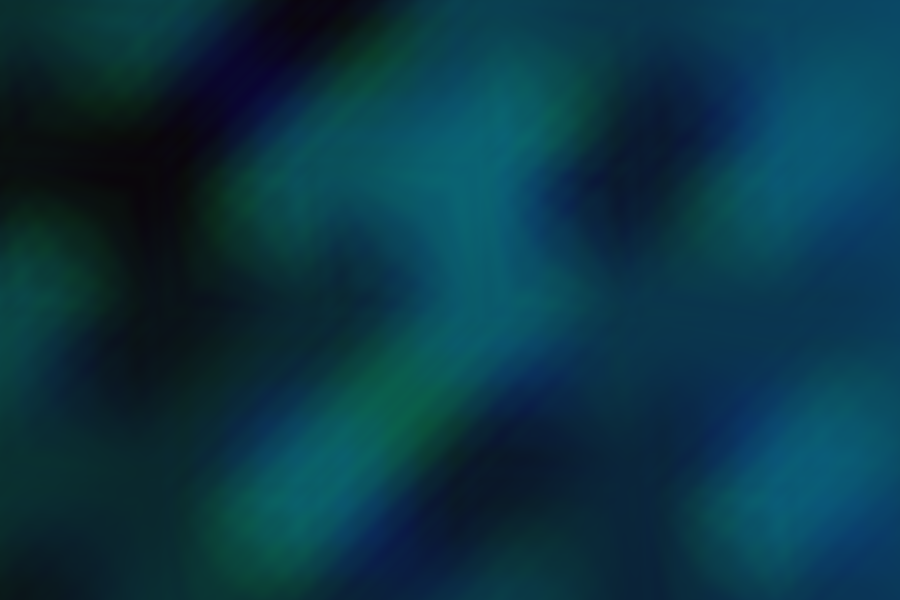
#> input picture images/img1.png, 900 x 600 px
$ python convolve.py
#> lines starting #> are read from the running program, lines starting #| are printed output that depends on the picture
import numpy as np, random
from PIL import Image

# np.random.seed(0)

class convolutional_layer:
	# filter_shape -> a list [side_length, depth, channels] for the dimensions and count of the filters
	# depth should be the number of channels/layers the input has (e.g RGB -> 3)
	# channels should be the number of filters/feature maps
	def __init__(self, filter_shape: list, pooling_size: int):
		self.filt_size = filter_shape[:-1]
		self.filt_radius = int((self.filt_size[0] - 1) / 2)
		self.channels = filter_shape[-1]
		# self.filters = np.random.randn(self.channels, self.filt_size[0], self.filt_size[1], self.filt_size[0])
		# self.filters = np.array([[[[-1, -2, -1], [0, 0, 0], [1, 2, 1]], [[-1, 0, 1], [-2, 0, 2], [-1, 0, 1]], [[1, 1, 1], [1, 1, 1], [1, 1, 1]]]])
		# self.filters = np.array([[[[-1, 0, 1], [-2, 0, 2], [-1, 0, 1]], [[-1, 0, 1], [-2, 0, 2], [-1, 0, 1]], [[-1, 0, 1], [-2, 0, 2], [-1, 0, 1]]]])
		self.filters = np.array([[[[-1, -2, -1], [0, 0, 0], [1, 2, 1]], [[-1, 0, 1], [-2, 0, 2], [-1, 0, 1]], [[-1, 0, 1], [-2, 0, 2], [-1, 0, 1]]]])
		self.filters = np.transpose(self.filters, (0, 1, 3, 2))
		self.pooling_size = pooling_size

	# input_ must be an image array [height, depth, width]
	def convolve(self, input_):
		input_ = np.array(input_)
		output_ = np.zeros((len(input_) - 2, len(input_[0][0]) - 2))

		for filter_ in self.filters:
			for y in range(self.filt_radius, len(input_) - (self.filt_radius * 2) + 1):
				for x in range(self.filt_radius, len(input_[0][0]) - (self.filt_radius * 2) + 1):

					# extract desired convolution slice
					input_slice = input_[y - self.filt_radius:y + (self.filt_radius * 2), :, x - self.filt_radius:x + (self.filt_radius * 2)]
					# transpose slice to match filter dimensions
					output_[y - 1][x - 1] = np.dot(filter_.flatten(), input_slice.flatten())

		return output_

	# input must be an array [height, width]
	def max_pooling(self, input_):
		output_ = np.zeros((int(input_.shape[0] / 2), int(input_.shape[1] / 2)))

		for h in range(0, input_.shape[0] - 1, 2):
			for w in range(0, input_.shape[1] - 1, 2):
				output_[h//2, w//2] = np.max(input_[h:h + 2, w:w + 2])

		return output_

	def forward_prop(self, input_):
		convolved = self.convolve(input_)
		# pooled = self.max_pooling(convolved)

		return convolved


input_arr = np.array(Image.open("images/img1.png"))[:,:,:3]
#> input_arr is the input picture: shape (600, 900, 3); mean R, G, B 10, 53.9, 69
input_arr = np.transpose(input_arr / 255, (0, 2, 1))

layer = convolutional_layer([3, 3, 1], 2)
feature_map = layer.forward_prop(input_arr) * 200
#> in convolve, `output_ = np.zeros((len(input_) - 2, len(input_[0][0]) - 2))`: output_: shape (598, 898) float64; every value is 0
#> after the loop in convolve, `for filter_ in self.filters:`:
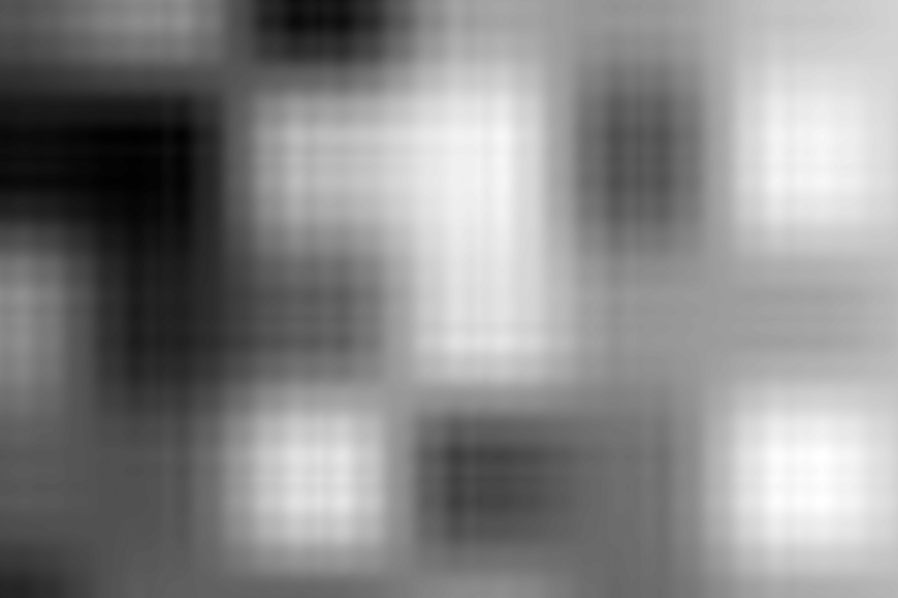
#> output_: shape (598, 898) float64; min -0.00392, max 3.46, mean 1.85; drawn with min black and max white

img = Image.fromarray(np.uint8(feature_map))
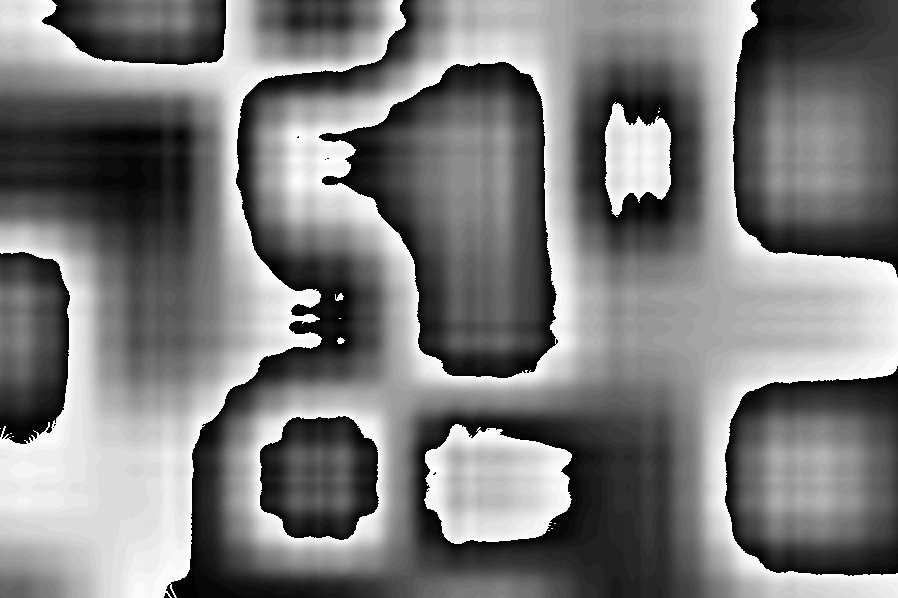
#> img: PIL image 898x598 L; min 0, max 255, mean 122.8
img.save('images/feat_map.jpg')

$ run again, with images/img10.png copied over images/img1.png
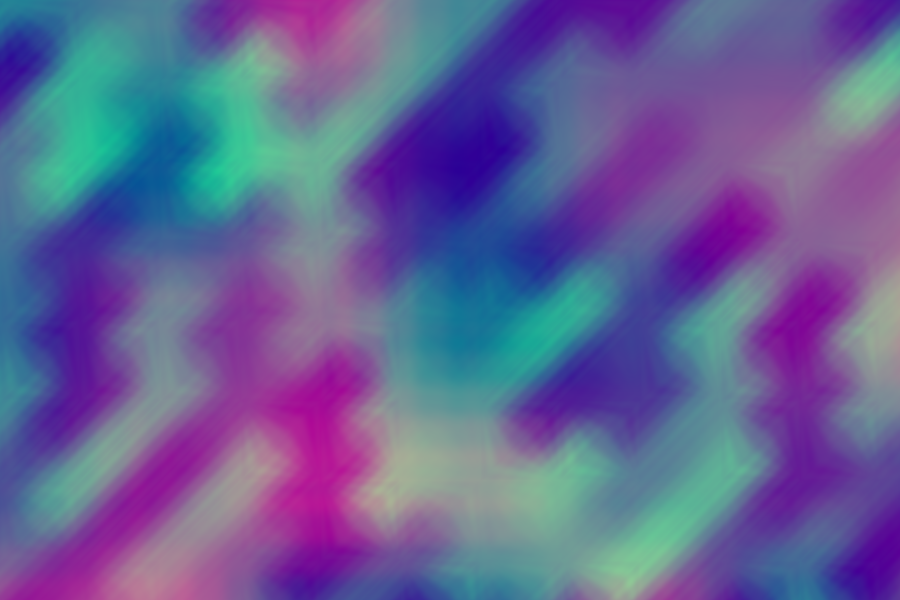
#> input picture images/img10.png, 900 x 600 px
#> input_arr is the input picture: shape (600, 900, 3); mean R, G, B 100.6, 97.6, 150
#> after the loop in convolve, `for filter_ in self.filters:`:
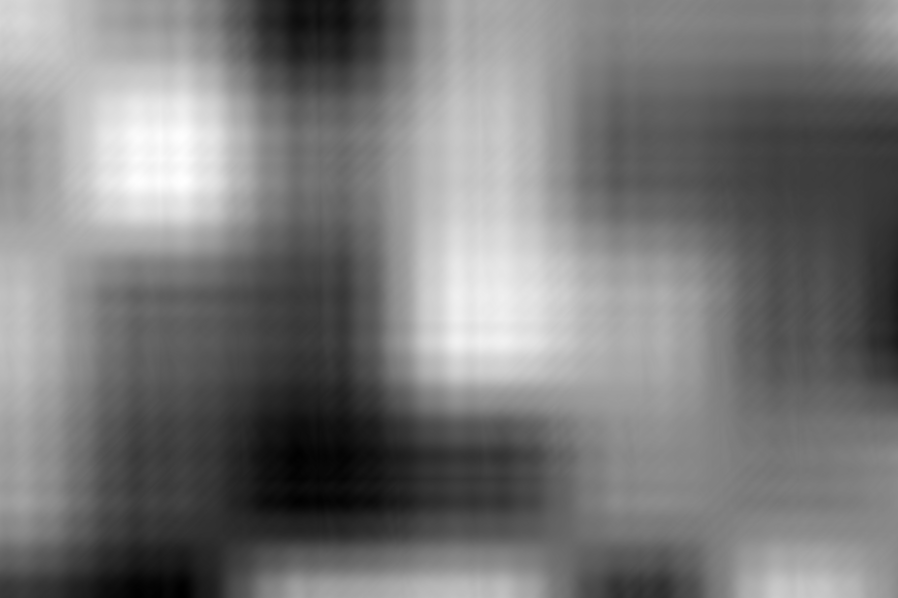
#> output_: shape (598, 898) float64; min -1.15, max 4.53, mean 1.55; drawn with min black and max white
#> `img = Image.fromarray(np.uint8(feature_map))`:
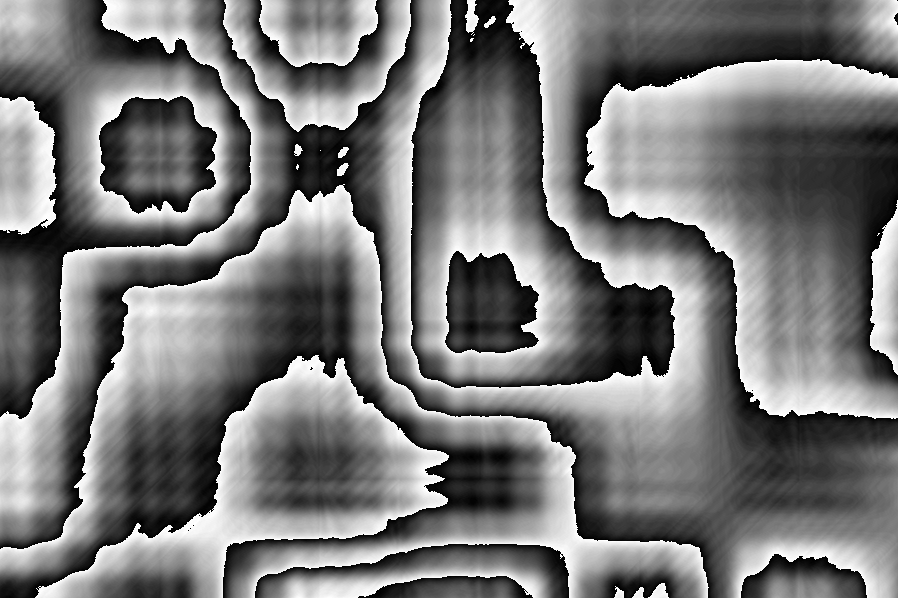
#> img: PIL image 898x598 L; min 0, max 255, mean 120.1

$ run again, with images/img11.png copied over images/img1.png
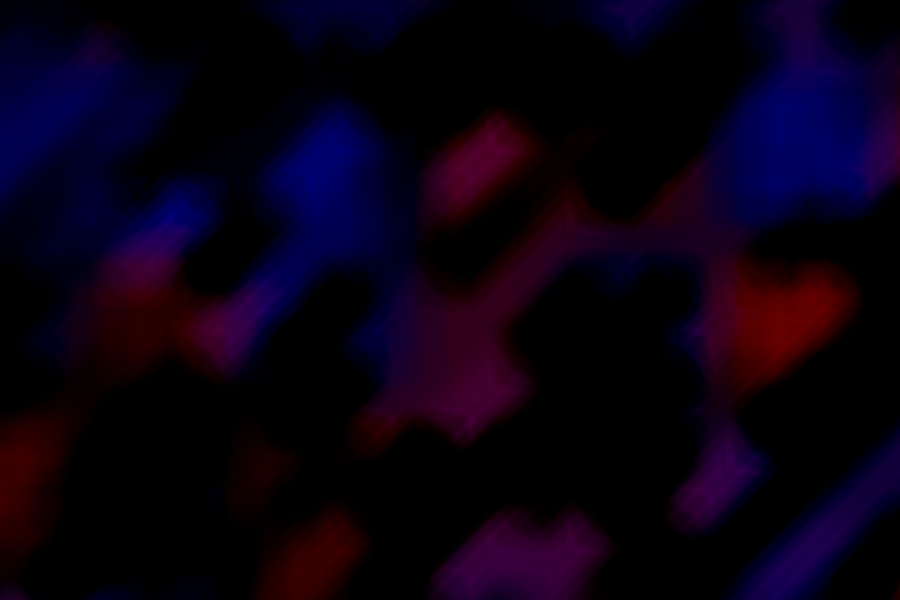
#> input picture images/img11.png, 900 x 600 px
#> input_arr is the input picture: shape (600, 900, 3); mean R, G, B 10, 0, 18.2
#> after the loop in convolve, `for filter_ in self.filters:`:
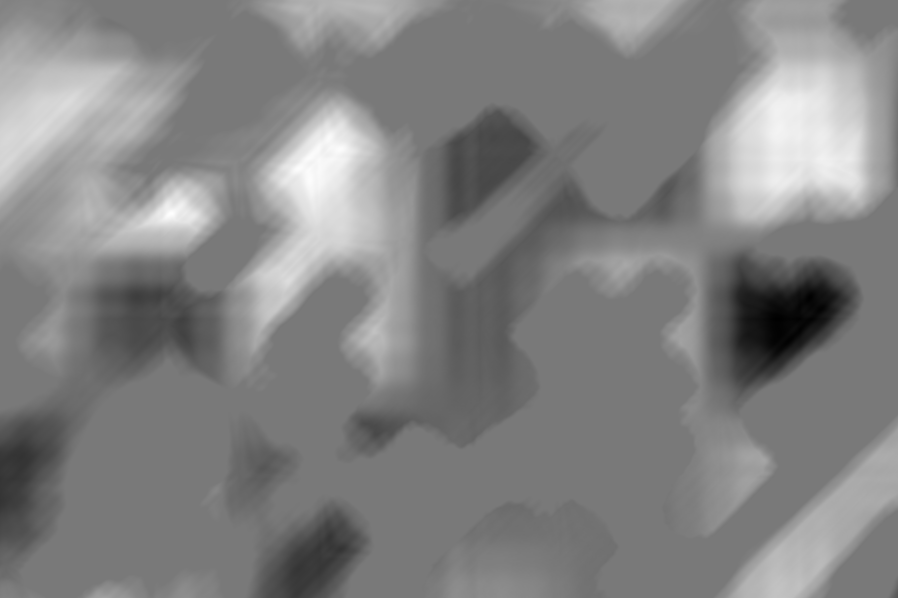
#> output_: shape (598, 898) float64; min -3.25, max 3.58, mean 0.254; drawn with min black and max white
#> `img = Image.fromarray(np.uint8(feature_map))`:
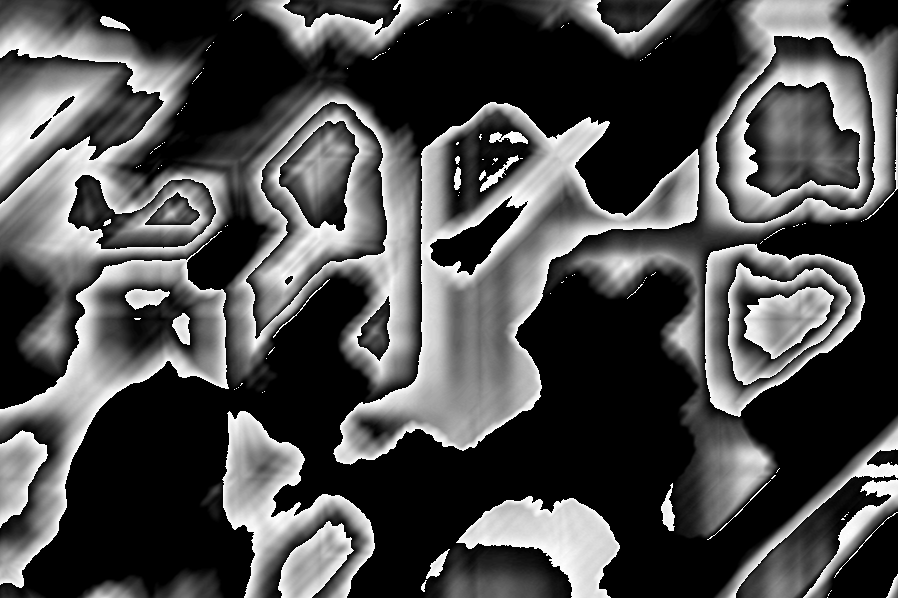
#> img: PIL image 898x598 L; min 0, max 255, mean 76.6
